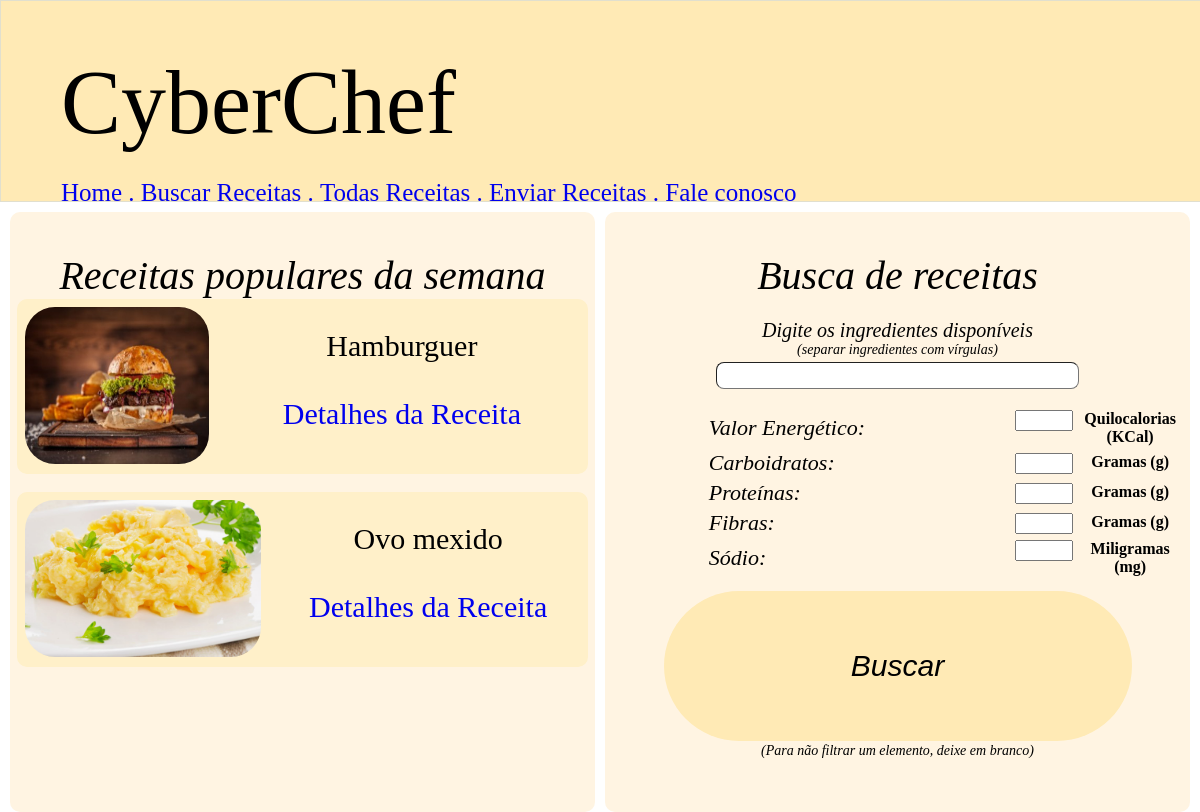
Before: / with the older database file.
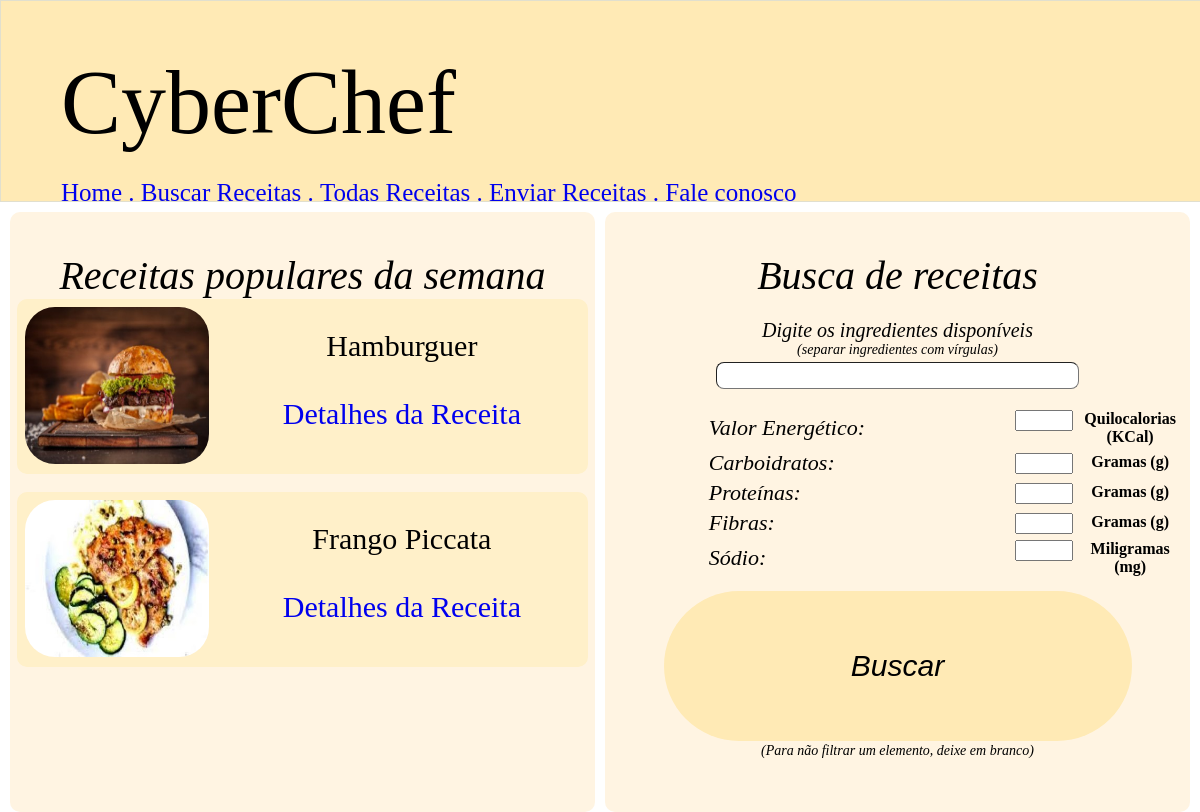
After: the same page with the newer database file.
### receitas/models.py (models this page shows, shortened)
class Receita(models.Model):
    titulo = models.CharField(max_length=200)
    ingredientes = models.TextField()
    calorias = models.IntegerField()
    modopreparo = models.TextField()
    carboidrato = models.FloatField()
    proteina = models.FloatField()
    fibra = models.FloatField()
    sodio = models.FloatField()
    foto = models.ImageField(upload_to='receitas/fotos/')
    acessos = models.PositiveIntegerField(default=0)
    @classmethod
    def top3_acessadas(cls):
        return cls.objects.order_by('-acessos')[:2]

### receitas/views.py (the view)
# urls.py: path('', views.inicio, name="receita-inicio"),
def inicio(request):
    receitaspopulares = Receita.top3_acessadas()
    return render(request, 'receitas/inicio.html', {'receitas_populares': receitaspopulares})

### receitas/templates/receitas/inicio.html (shortened to what this page needs)
<!DOCTYPE html>
<html lang="en">
<body>
  <div class="cabecalho">
    <h1 class="titulo">CyberChef</h1>
    <nav class="navb">
      <ul>
        <li><a href="/">Home .</a></li>
        <li><a href="/todas">Buscar Receitas .</a></li>
        <li><a href="/todas">Todas Receitas .</a></li>
        <li><a href="/enviar">Enviar Receitas .</a></li>
        <li><a href="/contato">Fale conosco</a></li>
      </ul>
    </nav>
  </div>
<div class="flex-cont">
    <div>
        <p class="titulo-caixa">Receitas populares da semana</p>
        {% for receita in receitas_populares %}
            <div class="subcaixa">
           <div class="caixa-receita">
             <div class="imagem">
                <img src="{{ receita.foto.url }}" class="card-img-top" alt="">
                 </div>
                <div class="txtRec">
                    <p class="tituloRec">{{ receita.titulo }}
                        <br>
                        <br>
                    <a href="{% url 'detalhe_receita' receita.id %}">Detalhes da Receita</a></p>
                </div>
            </div>
            </div>
            <br>
        {% endfor %}
    </div>
    <div>
        <form action="{% url 'filtrar' %}" method="GET">
      <p class="titulo-caixa">Busca de receitas</p>
      <p class="subtitulo-caixa">Digite os ingredientes disponíveis</p>
      <p class="subsubtitulo-caixa">(separar ingredientes com vírgulas)</p>
        <label for="ingredientes"></label><input id="ingredientes" name="ingredientes" type="text" />
      <br>
        <table class="testetab">
            <tr>
                <th style="width:70%"><label class="labesq">Valor Energético:</label></th>
                <th><input type="number" class="impnum" name="calorias">Quilocalorias (KCal)</th>
            </tr>
            <tr>
                <th><label class="labesq">Carboidratos:</label></th>
                <th><input type="number" class="impnum" name="carboidrato">Gramas (g)</th>
            </tr>
            <tr>
                <th><label class="labesq">Proteínas:</label></th>
                <th><input type="number" class="impnum" name="proteina">Gramas (g)</th>
            </tr>
            <tr>
                <th><label class="labesq">Fibras:</label></th>
                <th><input type="number" class="impnum" name="fibra">Gramas (g)</th>
            </tr>
            <tr>
                <th><label class="labesq">Sódio:</label></th>
                <th><input type="number" class="impnum" name="sodio">Miligramas (mg)</th>
            </tr>
        </table>
      <button class="butpos" type="submit">Buscar</button>
      <p class="descbut">(Para não filtrar um elemento, deixe em branco)</p>
        </form>
    </div>
  </div>
</body>
</html>

### receitas/templates/receitas/inicio.html (style rules this page uses)
.cabecalho { background-color: #ffeab5; text-align: left; font-size: 45px; height: 200px; width:100%; border: 1px solid #e1dfce; }
body { margin:0; }
.titulo { font-family: cursive; margin:0; padding-top: 50px; padding-left: 5%; display: inline-block; font-weight: 300; }
.navb { font-size: 25px; display: inline-block; padding-left: 20px; align-items: center; }
li { display: inline-block; }
a { text-decoration: none; }
.flex-cont { margin-top: 10px; display: flex; margin-left: 5px; margin-right: 5px; }
.flex-cont > div { margin-left: 5px; margin-right: 5px; border-radius: 10px; height: 600px; width: 100%; background-color: #fff4e2; }
.titulo-caixa { font-size: 40px; font-weight: 300; font-style: italic; text-align: center; margin-bottom: 0; }
.subtitulo-caixa { font-size: 20px; font-weight: 300; font-style: italic; text-align: center; margin-bottom: 0; }
.subsubtitulo-caixa { font-size: 14px; font-weight: 300; font-style: italic; text-align: center; margin-top: 0; }
.subcaixa { background-color: #fff0c9; height: 175px; width: 97.5%; font-size: 20px; margin-left: auto; margin-right: auto; border-radius: 10px; }
.caixa-receita { display: flex; height: auto; width: auto; }
.imagem { height: 175px; float: left; }
img { height: 90%; border-radius: 30px; margin: 7.5px; vertical-align: middle; width: auto; }
.txtRec { width: 100%; text-align: center; }
.tituloRec { font-size: 30px; }
#ingredientes { display: block; margin: auto; border-radius: 8px; border-width: 1px; width: 60%; padding: 5px; margin-top: -10px; }
.labesq { margin-left: 25%; font-size: 22px; font-weight: 300; font-style: italic; }
.impnum { width: 50px; float: left; font-weight: 300; }
label { display: flex; }
.butpos { margin-top: 2%; width: 80%; height: 150px; font-size: 30px; font-style: italic; font-weight: 300; border-radius: 100px; background-color: #ffeab5; border-width: 0; text-align: center; margin-left: 10%; margin-right: auto; cursor: pointer; }
.descbut { font-size: 14px; margin-top: 2px; font-weight:300; font-style: italic; text-align: center; }

Changed rows visible on the page:
no longer on this page (row edited): Receita: foto (picture), titulo "Ovo mexido"
now on this page (row edited): Receita: foto (picture), titulo "Frango Piccata"
